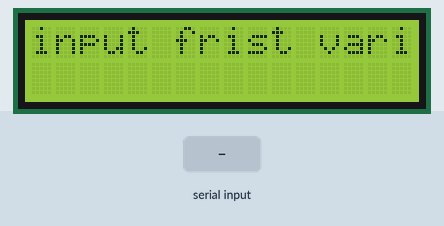
Simulated run of this sketch. Board: Arduino Uno, built with avr-gcc and run on an emulated ATmega328P. Shown: 16×2 character LCD. The test bench sets the inputs (shaded band). What the sketch prints to the serial monitor is not drawn.

Above: at 1.2 s.
1.3 s: "90/45\n" received over Serial
At 1.7 s:
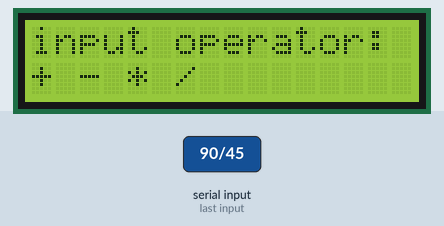
At 2.7 s:
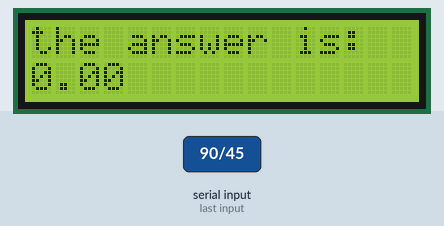
Timing chart, 0 to 4.3 s (numbered marks = the images above; inputs shaded):
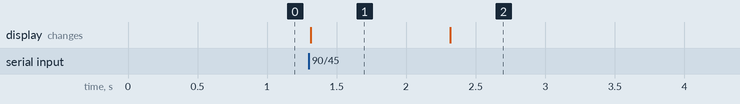

Measured:
- after the input at 1.3 s, the display: changes at once (image 1)
- what the display in image 1 shows lasts 1.0 s, from 1.3 s to 2.3 s

The sketch:

Simple_calculator.ino
```cpp
#include <LiquidCrystal.h>

int rs = 7;
int en = 8;
int d4 = 9;
int d5 = 10;
int d6 = 11;
int d7 = 12;
float num;
float num1;
float num2;
String Operator;
LiquidCrystal lcd(rs,en,d4,d5,d6,d7);
int dt = 5000;
void setup() {
  // put your setup code here, to run once:
  Serial.begin(9600);

 lcd.begin(16,2);
}

void loop() {
  // put your main code here, to run repeatedly:
  lcd.clear();
  lcd.setCursor(0,0);
  lcd.print("input frist variable");
  while (Serial.available()==0){
  }
  num1 = Serial.parseFloat();
  Serial.print("first# is ");
  Serial.println(num1);
  lcd.clear();

  lcd.setCursor(0,0);
  lcd.print("input Second #");
  while (Serial.available()==0){
  }
  num2 = Serial.parseFloat();
   Serial.print("Second# is ");
  Serial.println(num2);
  lcd.clear();
//operator
lcd.setCursor(0,0);
  lcd.print("input operator: ");
  lcd.setCursor(0, 1);
  lcd.print("+ - * /");
  while (Serial.available()==0){
  }
  Operator = Serial.readString();
  Serial.println(Operator);
  lcd.clear();
  if (Operator == "+"){
    num = num1 + num2;
  }
  if (Operator == "-"){
    num = num1 - num2;
  }
  if (Operator == "*"){
    num = num1 * num2;
  }
  if (Operator == "/"){
    num = num1 / num2;
  }
  Serial.println(num);
lcd.setCursor(0,0);
lcd.print("the answer is: ");
lcd.setCursor(0,1);
lcd.print(num);
delay(dt);


}
```
